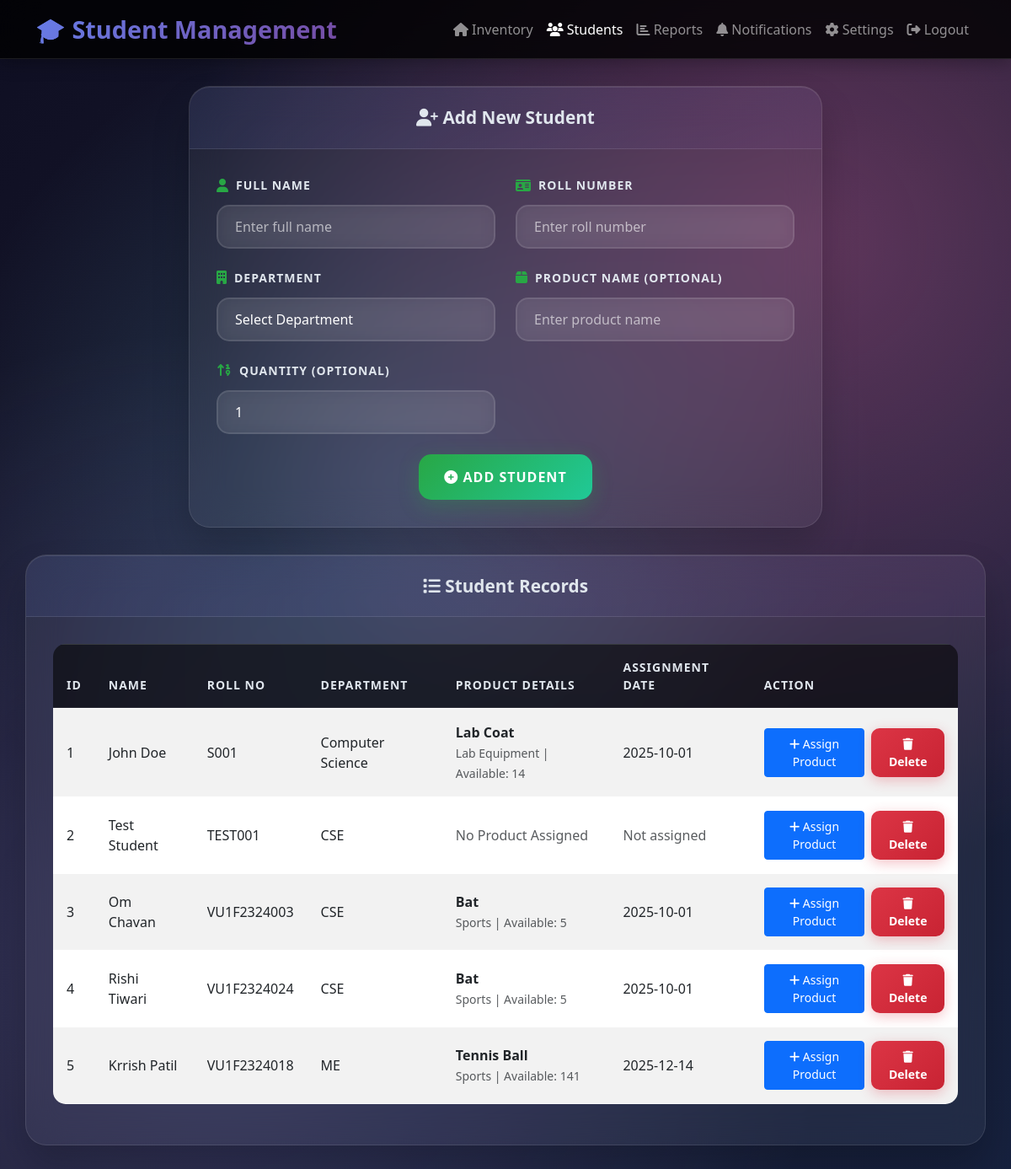
The app's page /students (signed in) with its own data.
### app.py (models this page shows, shortened)
class Student(db.Model):
    __tablename__ = 'students'
    id = db.Column(db.Integer, primary_key=True)
    full_name = db.Column(db.String(100), nullable=False)
    roll_number = db.Column(db.String(20), unique=True, nullable=False)
    email = db.Column(db.String(120), unique=True, nullable=True)
    phone = db.Column(db.String(20), nullable=True)
    department = db.Column(db.String(50), nullable=True)
    product_id = db.Column(db.Integer, db.ForeignKey('products.id'), nullable=True)
    assignment_date = db.Column(db.Date, nullable=True)
    return_date = db.Column(db.Date, nullable=True)
    created_at = db.Column(db.DateTime, default=datetime.utcnow)
    current_product = db.relationship('Product', foreign_keys=[product_id], backref='current_holders', lazy=True)

class Product(db.Model):
    __tablename__ = 'products'
    id = db.Column(db.Integer, primary_key=True)
    name = db.Column(db.String(100), nullable=False)
    description = db.Column(db.Text, nullable=True)
    quantity = db.Column(db.Integer, default=0, nullable=False)
    min_stock_level = db.Column(db.Integer, default=5, nullable=False)
    category = db.Column(db.String(50), nullable=True)
    date_of_issue = db.Column(db.Date, nullable=True)
    is_assigned = db.Column(db.Boolean, default=False)
    created_at = db.Column(db.DateTime, default=datetime.utcnow)
    assignments = db.relationship('ProductAssignment', backref='product', lazy=True)

### app.py (the view)
@app.route('/students')
@login_required
def students():
    students_list = Student.query.all()
    available_products = Product.query.filter(Product.quantity > 0).all()
    return render_template("student_details.html", students=students_list, products=available_products)

### app.py (called while the page is built)
def login_required(f):
    @wraps(f)
    def decorated_function(*args, **kwargs):
        if 'user_id' not in session:
            flash('Please log in to access this page.', 'warning')
            return redirect(url_for('login', next=request.url))
        return f(*args, **kwargs)
    return decorated_function

### templates/student_details.html (shortened to what this page needs)
<!DOCTYPE html>
<html lang="en">
<head>
  <link href="https://cdn.jsdelivr.net/npm/bootstrap@5.3.0/dist/css/bootstrap.min.css" rel="stylesheet">
  <link href="https://cdnjs.cloudflare.com/ajax/libs/font-awesome/6.4.0/css/all.min.css" rel="stylesheet">
</head>
<body>
  <nav class="navbar navbar-expand-lg navbar-dark">
    <div class="container">
                <a class="navbar-brand" href="/">
            🎓 Student Management
          </a>
          <div class="collapse navbar-collapse" id="navbarNav">
            <ul class="navbar-nav ms-auto">
              <li class="nav-item">
                <a class="nav-link" href="/"><i class="fas fa-home"></i> Inventory</a>
              </li>
              <li class="nav-item">
                <a class="nav-link active" href="/students"><i class="fas fa-users"></i> Students</a>
              </li>
              <li class="nav-item">
                <a class="nav-link" href="/reports"><i class="fas fa-chart-bar"></i> Reports</a>
              </li>
              <li class="nav-item">
                <a class="nav-link" href="/notifications"><i class="fas fa-bell"></i> Notifications</a>
              </li>
              <li class="nav-item">
                <a class="nav-link" href="/settings"><i class="fas fa-cog"></i> Settings</a>
              </li>
              <li class="nav-item">
                <a class="nav-link" href="/logout"><i class="fas fa-sign-out-alt"></i> Logout</a>
              </li>
            </ul>
          </div>
    </div>
  </nav>
  <div class="container main-container">
    <div class="row justify-content-center">
      <div class="col-lg-8">
        <div class="card">
          <div class="card-header">
            <h5><i class="fas fa-user-plus"></i> Add New Student</h5>
          </div>
          <div class="card-body">
            <form id="studentForm" action="/add_student" method="POST">
              <div class="row">
                <div class="col-md-6">
                  <div class="form-row">
                    <label for="fullName" class="form-label">
                      <i class="fas fa-user"></i> Full Name
                    </label>
                    <input type="text" class="form-control" id="fullName" name="fullName" placeholder="Enter full name" required>
                  </div>
                </div>
                <div class="col-md-6">
                  <div class="form-row">
                    <label for="rollNumber" class="form-label">
                      <i class="fas fa-id-card"></i> Roll Number
                    </label>
                    <input type="text" class="form-control" id="rollNumber" name="rollNumber" placeholder="Enter roll number" required>
                  </div>
                </div>
              </div>
              <div class="row">
                <div class="col-md-6">
                  <div class="form-row">
                    <label for="department" class="form-label">
                      <i class="fas fa-building"></i> Department
                    </label>
                    <select class="form-select" id="department" name="department" required>
                      <option value="">Select Department</option>
                    </select>
                  </div>
                </div>
                                 <div class="col-md-6">
                   <div class="form-row">
                     <label for="productName" class="form-label">
                       <i class="fas fa-box"></i> Product Name (Optional)
                     </label>
                     <input type="text" class="form-control" id="productName" name="productName" placeholder="Enter product name">
                   </div>
                 </div>
               </div>
               <div class="row">
                 <div class="col-md-6">
                   <div class="form-row">
                     <label for="quantity" class="form-label">
                       <i class="fas fa-sort-numeric-up"></i> Quantity (Optional)
                     </label>
                     <input type="number" class="form-control" id="quantity" name="quantity" placeholder="Enter quantity" min="1" value="1">
                   </div>
                 </div>
              </div>
              <div class="text-center">
                <button type="submit" class="btn btn-success">
                  <i class="fas fa-plus-circle"></i> Add Student
                </button>
              </div>
            </form>
          </div>
        </div>
      </div>
    </div>
    <div class="row justify-content-center">
      <div class="col-12">
        <div class="card">
          <div class="card-header">
            <h5><i class="fas fa-list"></i> Student Records</h5>
          </div>
          <div class="card-body">
            <div class="table-responsive">
              <table class="table table-striped table-bordered table-hover">
                <thead class="table-dark">
                  <tr>
                    <th>ID</th>
                    <th>Name</th>
                    <th>Roll No</th>
                    <th>Department</th>
                                         <th>Product Details</th>
                     <th>Assignment Date</th>
                    <th>Action</th>
                  </tr>
                </thead>
                <tbody>
                  {% if students %}
                    {% for student in students %}
                    <tr>
                      <td>{{ student.id }}</td>
                      <td>{{ student.full_name }}</td>
                      <td>{{ student.roll_number }}</td>
                      <td>{{ student.department }}</td>
                                             <td>
                        {% if student.product_id and student.current_product %}
                          <strong>{{ student.current_product.name }}</strong><br>
                          <small class="text-muted">{{ student.current_product.category }} | Available: {{ student.current_product.quantity }}</small>
                        {% else %}
                          <span class="text-muted">No Product Assigned</span>
                        {% endif %}
                       </td>
                       <td>
                         {% if student.assignment_date %}
                           {{ student.assignment_date }}
                         {% else %}
                           <span class="text-muted">Not assigned</span>
                         {% endif %}
                       </td>
                                             <td>
                         <div class="action-buttons">
                           {% if not student.product %}
                             <button class="btn btn-primary btn-sm" data-bs-toggle="modal" data-bs-target="#assignProductModal{{ student.id }}">
                               <i class="fas fa-plus"></i> Assign Product
                             </button>
                           {% else %}
                             <form method="POST" action="/return_product/{{ student.id }}" style="display: inline;">
                               <button type="submit" class="btn btn-success btn-sm" onclick="return confirm('Mark this product as returned?')">
                                 <i class="fas fa-undo"></i> Return
                               </button>
                             </form>
                           {% endif %}
                           <a href="/delete_student/{{ student.id }}" class="btn btn-danger btn-sm" onclick="return confirm('Are you sure you want to delete this student?')">
                             <i class="fas fa-trash"></i> Delete
                           </a>
                         </div>
                       </td>
                    </tr>
                    {% endfor %}
                  {% else %}
                    <tr>
                      <td colspan="7" class="text-center text-muted">
                        <i class="fas fa-info-circle me-2"></i>No students found. Add your first student using the form above.
                      </td>
                    </tr>
                  {% endif %}
                </tbody>
              </table>
            </div>
          </div>
        </div>
      </div>
         </div>
   </div>
</body>
</html>

### templates/student_details.html (style rules this page uses)
body { background: linear-gradient(135deg, #0f0f23, #1a1a2e, #16213e); color: #fff; min-height: 100vh; font-family: 'Segoe UI', Tahoma, Geneva, Verdana, sans-serif; position: relative; overflow-x: hidden; }
body::before { content: ''; position: absolute; top: 0; left: 0; right: 0; bottom: 0; background: radial-gradient(circle at 20% 80%, rgba(120, 119, 198, 0.3) 0%, transparent 50%), radial-gradient(circle at 80% 20%, rgba(255, 119, 198, 0.3) 0%, transparent 50%), radial-gradient(circle at 40% 40%, rgba(120, 219, 255, 0.2) 0%, transparent 50%); pointer-events: none; }
.navbar { background: rgba(0, 0, 0, 0.8) !important; backdrop-filter: blur(20px); border-bottom: 1px solid rgba(255, 255, 255, 0.1); box-shadow: 0 4px 20px rgba(0, 0, 0, 0.3); }
.navbar-brand { font-size: 1.8rem; font-weight: 700; background: linear-gradient(135deg, #667eea 0%, #764ba2 100%); -webkit-background-clip: text; -webkit-text-fill-color: transparent; background-clip: text; }
.main-container { animation: fadeInUp 1s ease-out; position: relative; z-index: 10; padding: 2rem 0; }
.card { background: rgba(255, 255, 255, 0.05); backdrop-filter: blur(20px); border: 1px solid rgba(255, 255, 255, 0.1); border-radius: 25px; box-shadow: 0 25px 45px rgba(0, 0, 0, 0.2), inset 0 1px 0 rgba(255, 255, 255, 0.1); transition: all 0.4s ease; overflow: hidden; margin-bottom: 2rem; }
.card::before { content: ''; position: absolute; top: 0; left: -100%; width: 100%; height: 100%; background: linear-gradient(90deg, transparent, rgba(255, 255, 255, 0.1), transparent); transition: left 0.6s; }
.card-header { background: linear-gradient(135deg, rgba(102, 126, 234, 0.1), rgba(118, 75, 162, 0.1)); border-bottom: 1px solid rgba(255, 255, 255, 0.1); padding: 1.5rem 2rem; text-align: center; }
.card-header h5 { margin: 0; font-weight: 600; color: #e0e6ed; font-size: 1.3rem; }
.card-body { padding: 2rem; }
.form-control, .form-select { background: rgba(255, 255, 255, 0.08); border: 2px solid rgba(255, 255, 255, 0.1); border-radius: 15px; color: #fff; padding: 12px 20px; font-size: 16px; transition: all 0.3s ease; backdrop-filter: blur(10px); }
.form-control::placeholder { color: rgba(255, 255, 255, 0.6); }
.form-select option { background: #1a1a2e; color: #fff; }
.form-label { color: #e0e6ed; font-weight: 600; margin-bottom: 0.8rem; font-size: 14px; text-transform: uppercase; letter-spacing: 1px; display: flex; align-items: center; gap: 0.5rem; }
.form-label i { color: #28a745; font-size: 16px; }
.btn-success { background: linear-gradient(135deg, #28a745 0%, #20c997 100%); border: none; border-radius: 15px; padding: 15px 30px; font-weight: 600; font-size: 16px; text-transform: uppercase; letter-spacing: 1px; transition: all 0.3s ease; position: relative; overflow: hidden; box-shadow: 0 8px 25px rgba(40, 167, 69, 0.3); }
.btn-danger { background: linear-gradient(135deg, #dc3545 0%, #c82333 100%); border: none; border-radius: 10px; padding: 8px 16px; font-weight: 600; font-size: 14px; transition: all 0.3s ease; box-shadow: 0 4px 15px rgba(220, 53, 69, 0.3); }
.table { color: #fff; background: rgba(255, 255, 255, 0.03); border-radius: 15px; overflow: hidden; }
.table thead th { background: rgba(0, 0, 0, 0.6); border: none; color: #e0e6ed; font-weight: 600; text-transform: uppercase; letter-spacing: 1px; font-size: 14px; padding: 1rem; border-bottom: 2px solid rgba(255, 255, 255, 0.1); }
.table tbody tr { transition: all 0.3s ease; }
.table tbody td { border: none; border-bottom: 1px solid rgba(255, 255, 255, 0.05); padding: 1rem; vertical-align: middle; }
.table-striped tbody tr:nth-of-type(odd) { background: rgba(255, 255, 255, 0.02); }
.form-row { margin-bottom: 1.5rem; }
.action-buttons { display: flex; gap: 0.5rem; justify-content: center; }

### records on screen
Student: id "1", full_name "John Doe", roll_number "S001", department "Computer Science", current_product.name "Lab Coat", current_product.category "Lab Equipment", current_product.quantity "14", assignment_date "2025-10-01"
Student: id "2", full_name "Test Student", roll_number "TEST001", department "CSE", shows "No Product Assigned", shows "Not assigned"
Student: id "3", full_name "Om Chavan", roll_number "VU1F2324003", department "CSE", current_product.name "Bat", current_product.category "Sports", current_product.quantity "5", assignment_date "2025-10-01"
Student: id "4", full_name "Rishi Tiwari", roll_number "VU1F2324024", department "CSE", current_product.name "Bat", current_product.category "Sports", current_product.quantity "5", assignment_date "2025-10-01"
Student: id "5", full_name "Krrish Patil", roll_number "VU1F2324018", department "ME", current_product.name "Tennis Ball", current_product.category "Sports", current_product.quantity "141", assignment_date "2025-12-14"
